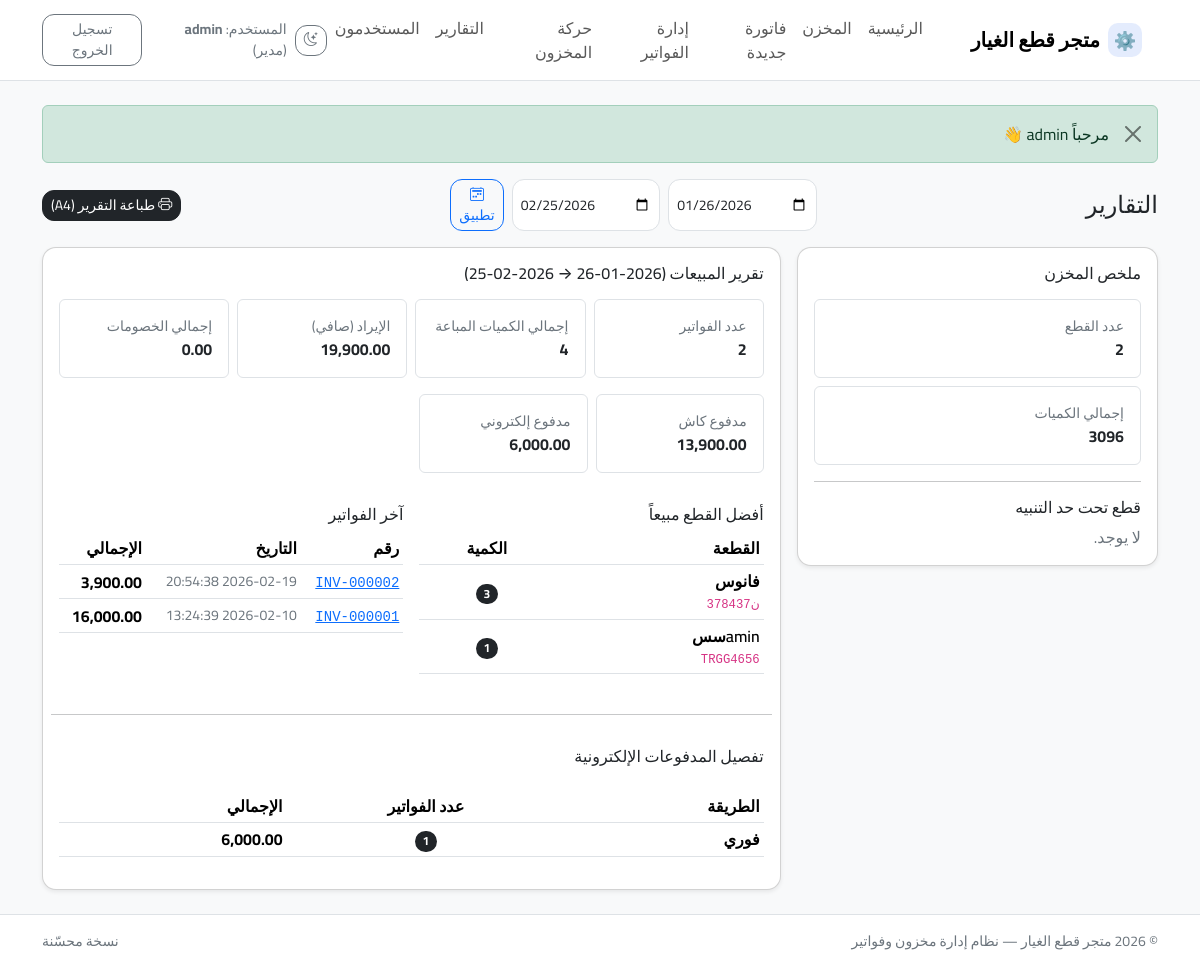
/reports.php (signed in), run on the app's committed database.
### tables this page shows
CREATE TABLE users (
        id INTEGER PRIMARY KEY AUTOINCREMENT,
        username TEXT NOT NULL UNIQUE,
        password_hash TEXT NOT NULL,
        role TEXT NOT NULL DEFAULT 'كاشير',
        is_active INTEGER NOT NULL DEFAULT 1,
        created_at TEXT NOT NULL,
        updated_at TEXT NOT NULL
      );

CREATE TABLE invoices (
        id INTEGER PRIMARY KEY AUTOINCREMENT,
        invoice_no TEXT NOT NULL UNIQUE,
        customer_name TEXT,
        subtotal REAL NOT NULL DEFAULT 0,
        discount REAL NOT NULL DEFAULT 0,
        tax REAL NOT NULL DEFAULT 0,
        total REAL NOT NULL DEFAULT 0,

        payment_type TEXT NOT NULL DEFAULT 'cash',
        electronic_method TEXT,
        paid_cash REAL NOT NULL DEFAULT 0,
        paid_electronic REAL NOT NULL DEFAULT 0,

        status TEXT NOT NULL DEFAULT 'posted',
        created_at TEXT NOT NULL,
        created_by INTEGER,
        canceled_at TEXT,
        canceled_by INTEGER,
        cancel_note TEXT,
        FOREIGN KEY(created_by) REFERENCES users(id) ON DELETE SET NULL,
        FOREIGN KEY(canceled_by) REFERENCES users(id) ON DELETE SET NULL
      );

### config.php (called while the page is built, shortened)
<?php
function h(string $s): string {
  return htmlspecialchars($s, ENT_QUOTES | ENT_SUBSTITUTE, 'UTF-8');
}
function money_fmt($n): string {
  $v = (float)$n;
  $s = number_format($v, 2, '.', ',');
  return CURRENCY !== '' ? ($s . ' ' . CURRENCY) : $s;
}
function electronic_method_label(?string $m): string {
  $m = (string)($m ?? '');
  $map = (array)ELECTRONIC_METHODS;
  return $map[$m] ?? '';
}
function flash_get_all(): array {
  $msgs = $_SESSION['flash'] ?? [];
  return $msgs;
}
function current_user(PDO $pdo): ?array {
  $stmt = $pdo->prepare('SELECT id, username, role, is_active FROM users WHERE id = ?');
  $stmt->execute([(int)$_SESSION['user_id']]);
  $u = $stmt->fetch(PDO::FETCH_ASSOC);
  return $u;
}

### reports.php (the view, shortened to what this page needs)
<?php
require_once __DIR__ . '/config.php';
$start = trim($_GET['start'] ?? '');
$end = trim($_GET['end'] ?? '');
function parse_date(string $s): ?DateTimeImmutable {
  try {
    if ($s === '') return null;
    return new DateTimeImmutable($s);
  } catch (Exception $e) {
    return null;
  }
}
$start_dt = parse_date($start) ?: (new DateTimeImmutable('now'))->modify('-30 days');
$end_dt = parse_date($end) ?: (new DateTimeImmutable('now'));
$start_iso = $start_dt->format('Y-m-d');
$end_iso = $end_dt->format('Y-m-d');
$start_ts = $start_dt->setTime(0,0,0)->format('Y-m-d H:i:s');
$end_ts = $end_dt->setTime(23,59,59)->format('Y-m-d H:i:s');
$inv_summary = [
  'products_count' => (int)$pdo->query("SELECT COUNT(*) FROM products")->fetchColumn(),
  'total_qty' => (int)$pdo->query("SELECT COALESCE(SUM(quantity),0) FROM products")->fetchColumn(),
];
$low_stock = $pdo->query("SELECT id, name, product_no, quantity, min_qty FROM products WHERE quantity <= min_qty ORDER BY quantity ASC, name ASC LIMIT 50")->fetchAll(PDO::FETCH_ASSOC);
$stmt = $pdo->prepare("SELECT COUNT(*) AS cnt, COALESCE(SUM(total),0) AS revenue, COALESCE(SUM(discount),0) AS discount_sum
                       FROM invoices
                       WHERE status='posted' AND created_at >= ? AND created_at <= ?");
$stmt->execute([$start_ts, $end_ts]);
$invTotals = $stmt->fetch(PDO::FETCH_ASSOC) ?: ['cnt'=>0,'revenue'=>0,'discount_sum'=>0];
$stmt = $pdo->prepare("SELECT COALESCE(SUM(paid_cash),0) AS cash_sum,
                              COALESCE(SUM(paid_electronic),0) AS electronic_sum
                       FROM invoices
                       WHERE status='posted' AND created_at >= ? AND created_at <= ?");
$stmt->execute([$start_ts, $end_ts]);
$payTotals = $stmt->fetch(PDO::FETCH_ASSOC) ?: ['cash_sum'=>0,'electronic_sum'=>0];
$stmt = $pdo->prepare("SELECT COALESCE(NULLIF(electronic_method,''), 'غير محدد') AS method,
                              COUNT(*) AS cnt,
                              COALESCE(SUM(paid_electronic),0) AS sum_elec
                       FROM invoices
                       WHERE status='posted' AND created_at >= ? AND created_at <= ? AND COALESCE(paid_electronic,0) > 0
                       GROUP BY method
                       ORDER BY sum_elec DESC");
$stmt->execute([$start_ts, $end_ts]);
$electronic_breakdown = $stmt->fetchAll(PDO::FETCH_ASSOC);
$stmt = $pdo->prepare("SELECT COALESCE(SUM(ii.qty),0) AS sold_qty
                       FROM invoice_items ii
                       JOIN invoices i ON i.id = ii.invoice_id
                       WHERE i.status='posted' AND i.created_at >= ? AND i.created_at <= ?");
$stmt->execute([$start_ts, $end_ts]);
$sold_qty = (int)$stmt->fetchColumn();
$stmt = $pdo->prepare("SELECT id, invoice_no, customer_name, total, created_at
                       FROM invoices
                       WHERE status='posted' AND created_at >= ? AND created_at <= ?
                       ORDER BY created_at DESC
                       LIMIT 50");
$stmt->execute([$start_ts, $end_ts]);
$recent_invoices = $stmt->fetchAll(PDO::FETCH_ASSOC);
$stmt = $pdo->prepare("SELECT ii.part_no_snapshot AS product_no, ii.name_snapshot AS name, SUM(ii.qty) AS qty_sum
                       FROM invoice_items ii
                       JOIN invoices i ON i.id = ii.invoice_id
                       WHERE i.status='posted' AND i.created_at >= ? AND i.created_at <= ?
                       GROUP BY ii.part_no_snapshot, ii.name_snapshot
                       ORDER BY qty_sum DESC
                       LIMIT 10");
$stmt->execute([$start_ts, $end_ts]);
$top_products = $stmt->fetchAll(PDO::FETCH_ASSOC);
include __DIR__ . '/header.php';
?>
<div class="d-flex align-items-center justify-content-between flex-wrap gap-2 mb-3">
  <h1 class="h4 m-0">التقارير</h1>
  <form class="d-flex gap-2" method="get">
    <input class="form-control form-control-sm" type="date" name="start" value="<?= h($start_iso); ?>">
    <input class="form-control form-control-sm" type="date" name="end" value="<?= h($end_iso); ?>">
    <button class="btn btn-sm btn-outline-primary"><i class="bi bi-calendar2-week"></i> تطبيق</button>
  </form>
  <a class="btn btn-sm btn-dark" target="_blank" rel="noopener" href="reports_print.php?start=<?= h($start_iso); ?>&amp;end=<?= h($end_iso); ?>"><i class="bi bi-printer"></i> طباعة التقرير (A4)</a>
</div>
<div class="row g-3">
  <div class="col-12 col-lg-4">
    <div class="card shadow-sm">
      <div class="card-body">
        <h2 class="h6 mb-3">ملخص المخزن</h2>
        <div class="p-3 bg-body rounded border mb-2">
          <div class="text-secondary small">عدد القطع</div>
          <div class="fw-bold"><?= (int)$inv_summary['products_count']; ?></div>
        </div>
        <div class="p-3 bg-body rounded border">
          <div class="text-secondary small">إجمالي الكميات</div>
          <div class="fw-bold"><?= (int)$inv_summary['total_qty']; ?></div>
        </div>
        <hr>
        <h3 class="h6">قطع تحت حد التنبيه</h3>
        <?php if ($low_stock): ?>
          <ul class="list-group">
            <?php foreach ($low_stock as $p): ?>
            <li class="list-group-item d-flex justify-content-between align-items-center">
              <span><?= h($p['name']); ?> <span class="text-secondary small">(<?= h($p['product_no']); ?>)</span></span>
              <span class="badge text-bg-warning"><?= (int)$p['quantity']; ?> / <?= (int)$p['min_qty']; ?></span>
            </li>
            <?php endforeach; ?>
          </ul>
        <?php else: ?>
          <div class="text-secondary">لا يوجد.</div>
        <?php endif; ?>
      </div>
    </div>
  </div>
  <div class="col-12 col-lg-8">
    <div class="card shadow-sm">
      <div class="card-body">
        <h2 class="h6 mb-3">تقرير المبيعات (<?= h($start_iso); ?> → <?= h($end_iso); ?>)</h2>
        <div class="row g-2 mb-3">
          <div class="col-6 col-md-3">
            <div class="p-3 bg-body border rounded">
              <div class="text-secondary small">عدد الفواتير</div>
              <div class="fw-bold"><?= (int)($invTotals['cnt'] ?? 0); ?></div>
            </div>
          </div>
          <div class="col-6 col-md-3">
            <div class="p-3 bg-body border rounded">
              <div class="text-secondary small">إجمالي الكميات المباعة</div>
              <div class="fw-bold"><?= (int)$sold_qty; ?></div>
            </div>
          </div>
          <div class="col-6 col-md-3">
            <div class="p-3 bg-body border rounded">
              <div class="text-secondary small">الإيراد (صافي)</div>
              <div class="fw-bold"><?= money_fmt($invTotals['revenue'] ?? 0); ?></div>
            </div>
          </div>
          <div class="col-6 col-md-3">
            <div class="p-3 bg-body border rounded">
              <div class="text-secondary small">إجمالي الخصومات</div>
              <div class="fw-bold"><?= money_fmt($invTotals['discount_sum'] ?? 0); ?></div>
            </div>
          </div>
        <div class="row g-2 mb-3">
          <div class="col-6 col-md-3">
            <div class="p-3 bg-body border rounded">
              <div class="text-secondary small">مدفوع كاش</div>
              <div class="fw-bold"><?= money_fmt($payTotals['cash_sum'] ?? 0); ?></div>
            </div>
          </div>
          <div class="col-6 col-md-3">
            <div class="p-3 bg-body border rounded">
              <div class="text-secondary small">مدفوع إلكتروني</div>
              <div class="fw-bold"><?= money_fmt($payTotals['electronic_sum'] ?? 0); ?></div>
            </div>
          </div>
        </div>
</div>
        <div class="row g-3">
          <div class="col-12 col-lg-6">
            <h3 class="h6">أفضل القطع مبيعاً</h3>
            <?php if ($top_products): ?>
              <div class="table-responsive">
                <table class="table table-sm align-middle">
                  <thead><tr><th>القطعة</th><th class="text-center">الكمية</th></tr></thead>
                  <tbody>
                    <?php foreach ($top_products as $tp): ?>
                    <tr>
                      <td>
                        <div class="fw-semibold"><?= h($tp['name']); ?></div>
                        <div class="text-secondary small"><code><?= h($tp['product_no']); ?></code></div>
                      </td>
                      <td class="text-center"><span class="badge text-bg-dark"><?= (int)$tp['qty_sum']; ?></span></td>
                    </tr>
                    <?php endforeach; ?>
                  </tbody>
                </table>
              </div>
            <?php else: ?>
              <div class="text-secondary">لا يوجد بيانات.</div>
            <?php endif; ?>
          </div>
          <div class="col-12 col-lg-6">
            <h3 class="h6">آخر الفواتير</h3>
            <?php if ($recent_invoices): ?>
              <div class="table-responsive">
                <table class="table table-sm align-middle">
                  <thead><tr><th>رقم</th><th>التاريخ</th><th class="text-end">الإجمالي</th></tr></thead>
                  <tbody>
                    <?php foreach ($recent_invoices as $inv): ?>
                    <tr>
                      <td><a href="invoice_print.php?id=<?= (int)$inv['id']; ?>"><code><?= h($inv['invoice_no']); ?></code></a></td>
                      <td class="text-secondary small"><?= h($inv['created_at']); ?></td>
                      <td class="text-end fw-bold"><?= money_fmt($inv['total']); ?></td>
                    </tr>
                    <?php endforeach; ?>
                  </tbody>
                </table>
              </div>
            <?php else: ?>
              <div class="text-secondary">لا توجد فواتير في هذه الفترة.</div>
            <?php endif; ?>
          </div>
        <hr class="mt-4">
        <h3 class="h6">تفصيل المدفوعات الإلكترونية</h3>
        <?php if (!empty($electronic_breakdown)): ?>
          <div class="table-responsive">
            <table class="table table-sm align-middle">
              <thead>
                <tr>
                  <th>الطريقة</th>
                  <th class="text-center">عدد الفواتير</th>
                  <th class="text-end">الإجمالي</th>
                </tr>
              </thead>
              <tbody>
                <?php foreach ($electronic_breakdown as $row): ?>
                <?php $lbl = electronic_method_label((string)$row['method']); ?>
                <tr>
                  <td class="fw-semibold"><?= h($lbl !== '' ? $lbl : (string)$row['method']); ?></td>
                  <td class="text-center"><span class="badge text-bg-dark"><?= (int)$row['cnt']; ?></span></td>
                  <td class="text-end fw-bold"><?= money_fmt($row['sum_elec']); ?></td>
                </tr>
                <?php endforeach; ?>
              </tbody>
            </table>
          </div>
        <?php else: ?>
          <div class="text-secondary">لا توجد مدفوعات إلكترونية في هذه الفترة.</div>
        <?php endif; ?>
        </div>
      </div>
    </div>
  </div>
</div>
<?php include __DIR__ . '/footer.php'; ?>

### header.php (shortened to what this page needs)
<?php
require_once __DIR__ . '/config.php';
$user = current_user($pdo);
?>
<!doctype html>
<html lang="ar" dir="rtl" data-bs-theme="light">
<head>
  <link href="https://cdn.jsdelivr.net/npm/bootstrap@5.3.3/dist/css/bootstrap.min.css" rel="stylesheet">
  <link rel="stylesheet" href="https://cdn.jsdelivr.net/npm/bootstrap-icons@1.11.3/font/bootstrap-icons.min.css">
  <link rel="stylesheet" href="assets/styles.css">
</head>
<body class="bg-body-tertiary">
<nav class="navbar navbar-expand-lg bg-body border-bottom sticky-top">
  <div class="container">
    <a class="navbar-brand fw-bold d-flex align-items-center gap-2" href="index.php">
      <span class="brand-mark">⚙️</span>
      <span><?= h(STORE_NAME); ?></span>
    </a>
    <div class="collapse navbar-collapse" id="nav">
      <?php if ($user): ?>
      <ul class="navbar-nav me-auto mb-2 mb-lg-0">
        <li class="nav-item"><a class="nav-link" href="index.php">الرئيسية</a></li>
        <?php if (in_array($user['role'], ['مدير','مخزن'], true)): ?>
          <li class="nav-item">
            <a class="nav-link" href="products.php">
              المخزن
            </a>
          </li>
        <?php endif; ?>
        <?php if (in_array($user['role'], ['مدير','كاشير'], true)): ?>
          <li class="nav-item"><a class="nav-link" href="sales.php">فاتورة جديدة</a></li>
          <li class="nav-item"><a class="nav-link" href="invoices.php">إدارة الفواتير</a></li>
        <?php endif; ?>
        <?php if (in_array($user['role'], ['مدير','مخزن'], true)): ?>
          <li class="nav-item"><a class="nav-link" href="movements.php">حركة المخزون</a></li>
        <?php endif; ?>
        <?php if (in_array($user['role'], ['مدير'], true)): ?>
          <li class="nav-item"><a class="nav-link" href="reports.php">التقارير</a></li>
          <li class="nav-item"><a class="nav-link" href="users.php">المستخدمون</a></li>
        <?php endif; ?>
      </ul>
      <?php endif; ?>
      <div class="d-flex align-items-center gap-2 ms-auto">
        <button class="btn btn-outline-secondary btn-sm" id="themeToggle" type="button" title="وضع مظلم/فاتح">
          <i class="bi bi-moon-stars"></i>
        </button>
        <?php if ($user): ?>
          <span class="text-secondary small d-none d-lg-inline">
            المستخدم: <strong><?= h($user['username']); ?></strong> (<?= h($user['role']); ?>)
          </span>
          <a class="btn btn-outline-secondary btn-sm" href="logout.php">تسجيل الخروج</a>
        <?php else: ?>
          <a class="btn btn-outline-primary btn-sm" href="login.php">تسجيل الدخول</a>
        <?php endif; ?>
      </div>
    </div>
  </div>
</nav>
<main class="container py-4">
<?php foreach (flash_get_all() as $f): ?>
  <div class="alert alert-<?= h($f['type']); ?> alert-dismissible fade show" role="alert">
    <?= h($f['msg']); ?>
    <button type="button" class="btn-close" data-bs-dismiss="alert"></button>
  </div>
<?php endforeach; ?>

### assets/styles.css (style rules this page uses)
:root { --brand: #2563EB; --brand-2: #16A34A; --radius: 14px; }
html, body { font-family: "Cairo", system-ui, -apple-system, "Segoe UI", Tahoma, Arial, sans-serif; }
code { direction: ltr; unicode-bidi: bidi-override; }
.table th, .table td { vertical-align: middle; }
.navbar .navbar-brand .brand-mark { display: inline-flex; align-items: center; justify-content: center; width: 34px; height: 34px; border-radius: 10px; background: rgba(37,99,235,0.12); color: var(--brand); font-size: 18px; }
.card { border-radius: var(--radius); }
.btn { border-radius: 12px; }
.form-control, .form-select { border-radius: 12px; }
.badge { border-radius: 999px; }

### data on the page
users: username "admin", role "مدير"
invoices: invoice_no "INV-000002", created_at "2026-02-19 20:54:38", total "3,900.00"
invoices: invoice_no "INV-000001", created_at "2026-02-10 13:24:39", total "16,000.00"

### other printed values
STORE_NAME "متجر قطع الغيار"
$f['msg'] "مرحباً admin 👋"
$inv_summary['products_count'] "2"
$inv_summary['total_qty'] "3096"
$end_iso "2026-02-25"
$invTotals['cnt'] "2"
$sold_qty "4"
money_fmt($invTotals['revenue'] ?? 0) "19,900.00"
money_fmt($invTotals['discount_sum'] ?? 0) "0.00"
money_fmt($payTotals['cash_sum'] ?? 0) "13,900.00"
money_fmt($payTotals['electronic_sum'] ?? 0) "6,000.00"
$tp['name'] "فانوس"
$tp['product_no'] "378437ن"
$tp['qty_sum'] "3"
$tp['name'] "aminسس"
